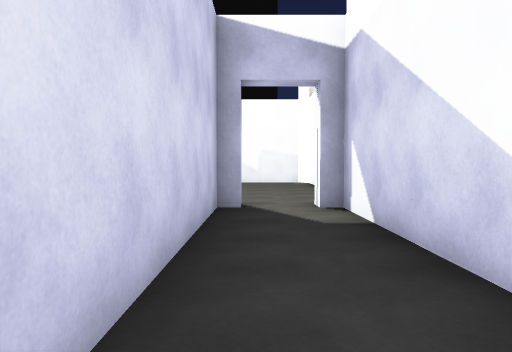
view 1 (above)

20 first-person views from a walk through a Unity game level. The camera is 1.4 m above the floor, tilts 2° down and sees 70° across. The floor is counted in squares, 2 m on a side. Each view is taken from the middle of a square. On the plan, view 1 faces up. The plan holds only what a view shows up to about 11 squares ahead; the rest is blank. The place goes on beyond the plan. The player character is not drawn. Surface patterns are stand-ins for the level's own textures.

view 2
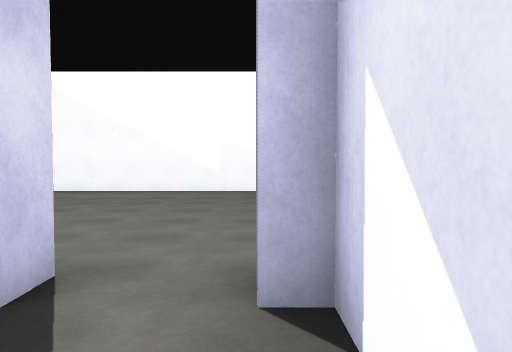

view 3
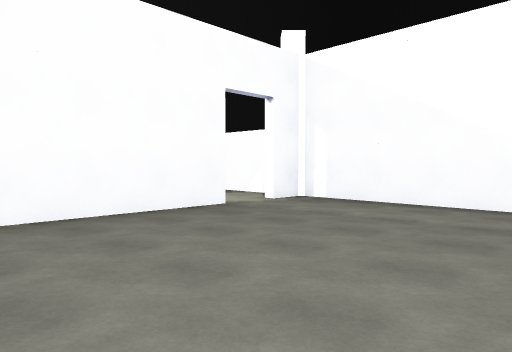

view 4
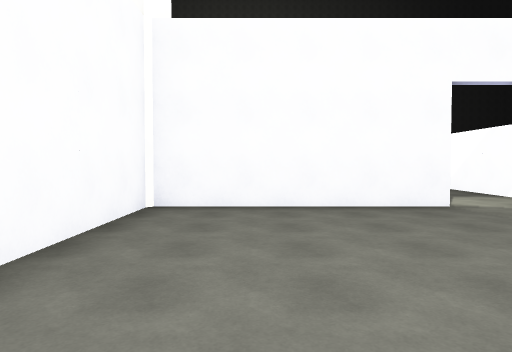

view 5
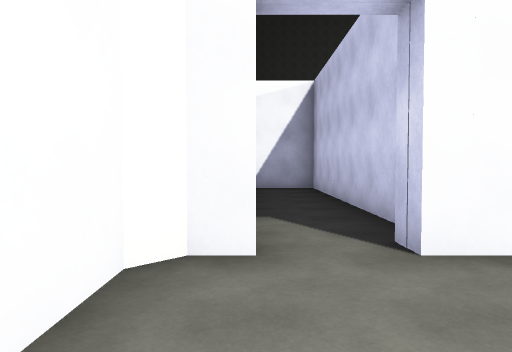

view 6
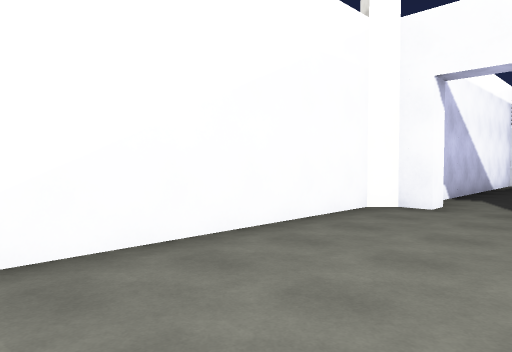

view 7
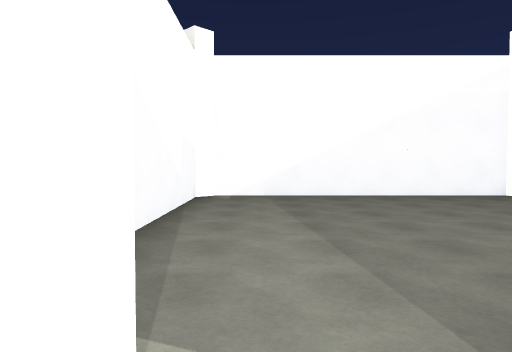

view 8
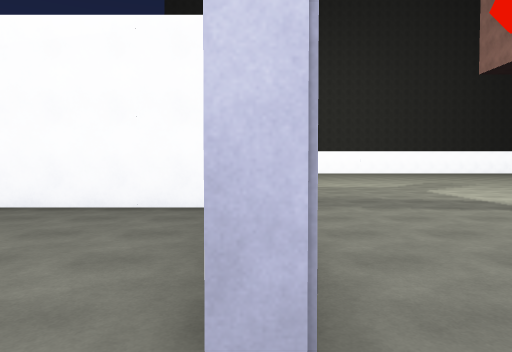

view 9
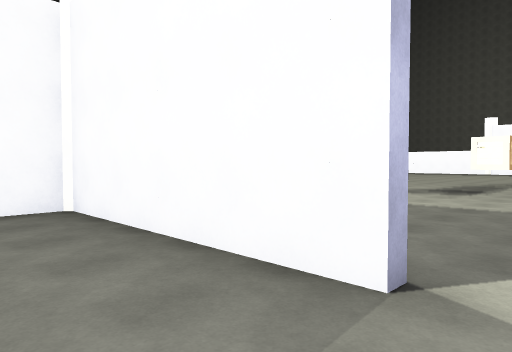

view 10
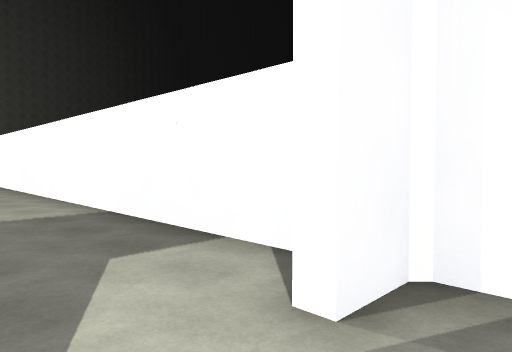

view 11
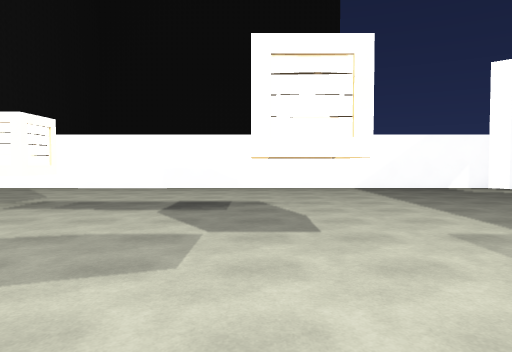

view 12
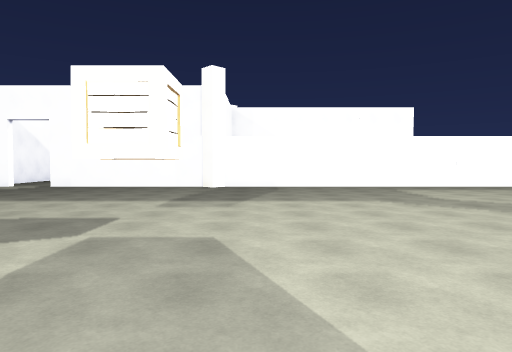

view 13
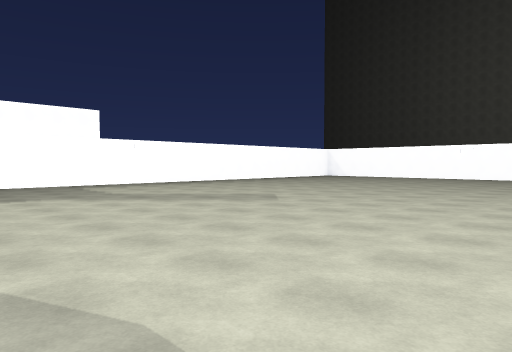

view 14
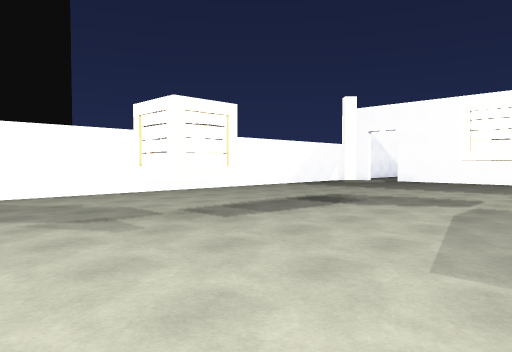

view 15
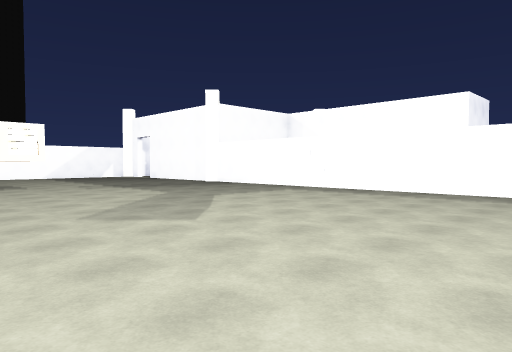

view 16
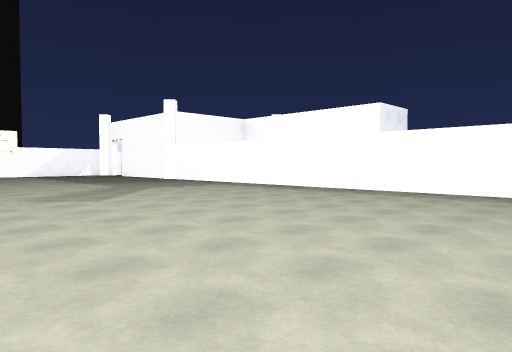

view 17
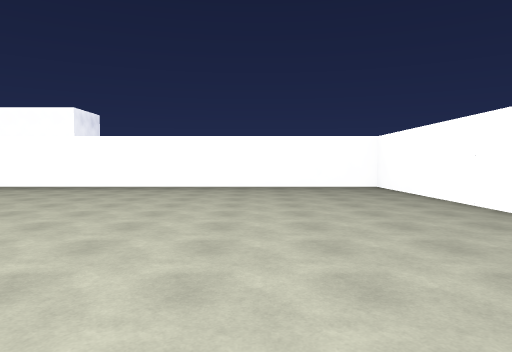

view 18
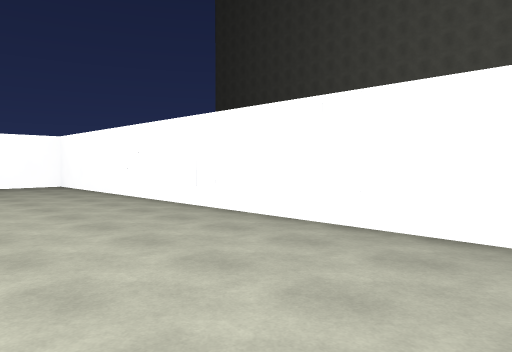

view 19
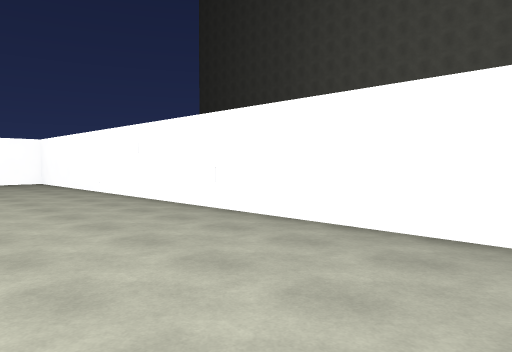

view 20
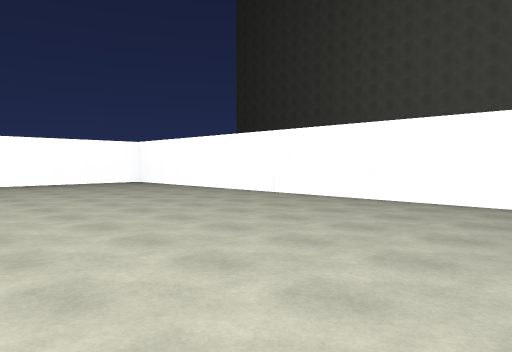

### Floor plan
Points are (right, up) in squares from view 1. A wall is a line through its corners. A room is listed if a view was taken in it or the views show most of it. See-through windows are left out.
Room 1 (views 1, 2, 3, 4, 5, 6, 8, 9, 10)
walls: (1.5, 6.2) (1.9, 6.7); (-4.9, 11.3) (-4.9, 6.3) (-0.2, 6.3) (-0.2, 5.7) (-0.6, 5.7) (-0.6, -1.2) (1, -1.2); (-4.9, 12.4) (-5.2, 12.4); (1.4, -1.3) (1.4, 5.7) (1, 5.7) (1, 6.3) (1.9, 6.3) (1.9, 12.9) (1.5, 13.3) (-4.9, 13.3)
ways out: opening at (-5, 12) to room 2
Room 2 (views 7, 11, 12, 13, 14, 15, 16, 17, 18, 19, 20)
walls: (-18.4, -12.6) (-5.2, -12.6) (-5.2, 5.9) (-5.5, 6.2) (-5.2, 6.6) (-5.2, 11.1); (-5.2, 12.9) (-5.5, 13.3) (-19.2, 13.3)
ways out: opening at (-5, 12) to room 1
objects: other object (-16, 9); other object (-12, 6) to (-11, 7)

Positions as (right, up) in squares from view 1, and headings:
1: (0, 0), facing up
2: (1, 4), facing up
3: (0, 7), facing up-left
4: (1, 8), facing left
5: (1, 9), facing down
6: (-1, 12), facing down-right
7: (-6, 12), facing right
8: (-5, 12), facing down
9: (-3, 12), facing down-left
10: (-4, 11), facing up-left
11: (-12, 3), facing up
12: (-16, 5), facing right
13: (-17, 5), facing down-right
14: (-19, 5), facing up-right
15: (-14, -5), facing up-right
16: (-14, -8), facing up-right
17: (-16, -9), facing right
18: (-17, -9), facing down-right
19: (-19, -9), facing down-right
20: (-18, -6), facing down-right
